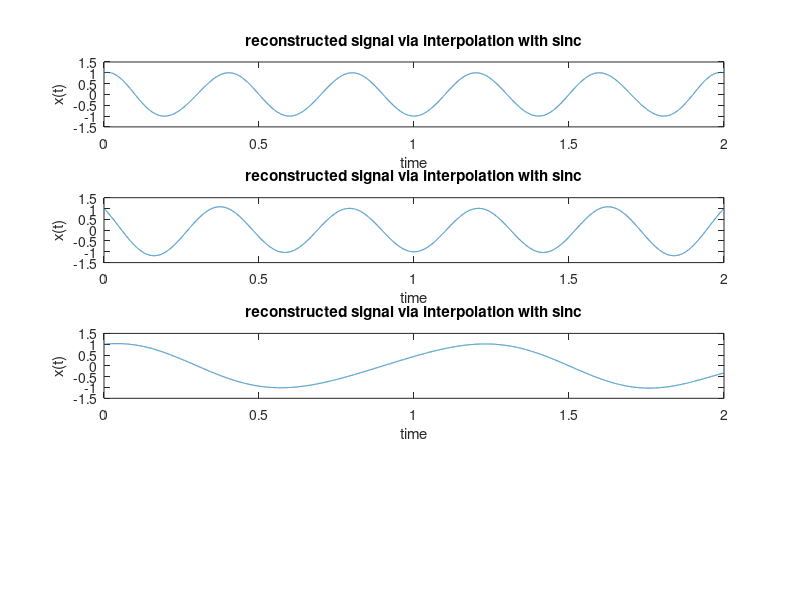

This chart was generated by the following MATLAB code:
%ALIASING
function aliasing()
  T = 0.1;
  t_new = 0:0.0001:2;
  %creating grid
  for T = 0.1:0.1:0.3
    %cycling over all the three different sampling periods
    t = 0:T:2;
    %the sampling points
    X = zeros(size(t));
    %creating a vector to store the sampled values of the function
    X = cos(5*pi*t);
    %sampling the function
    Y = zeros(size(t_new));
   %creating a vector with the size of the grid
    for k = 0:2/T
      %iterating over the sampling values in the range [0,2]
      Y = Y+X(k+1)*sinc((1/T)*(t_new-k*T));
      %reconstructing the signal via interpolation with the sinc function 
    end
  subplot(4,1,10*T);  
  %to display multiple graphs
  plot(t_new,Y);
  %plotting the reconstructed signal
  xlabel('time');
  ylabel('x(t)');
  title('reconstructed signal via interpolation with sinc');
  end
end
